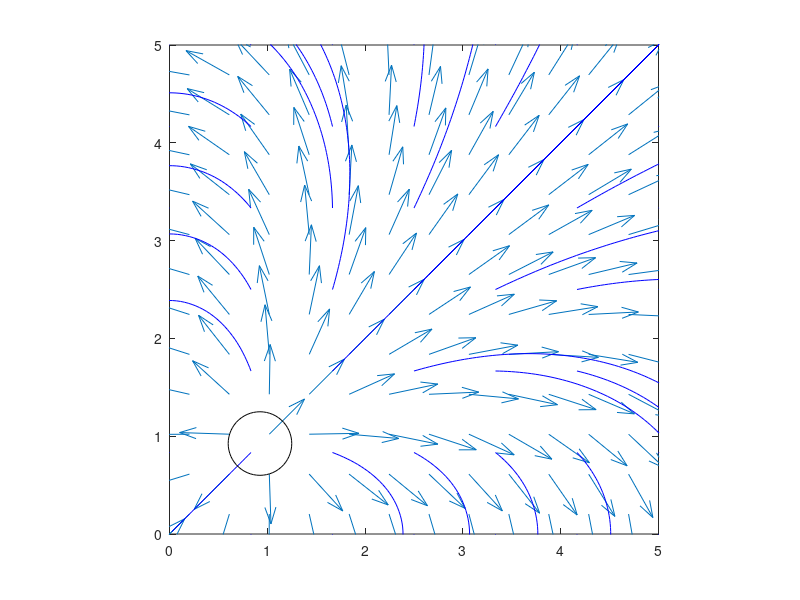

This chart was generated by the following MATLAB code:
%NIJASH SOORIYAKUMARAN, 400185321, ELECENG3KF4 LAB 1

clear;
close all;
clc;

%Declaring constants used 

e0 = 8.854e-12;
k = 1/(4*pi*e0);

%Constructing the mesh grid for Electric Field
%Number of points 
points = 50;
%Bounds for mesh
xMin =  -10;
xMax = 10;
yMin = -10;
yMax = 10;

meshX = linspace(xMin,xMax,points);
meshY = linspace(yMin,yMax,points); 

[xElec,yElec] = meshgrid(meshX,meshY);


%Constructing the mesh grid for Contour Lines

contourPoints = 25;

%Bounds for mesh
xCMin =  -10;
xCMax = 10;
yCMin = -10;
yCMax = 10;


meshCX = linspace(xCMin,xCMax,contourPoints);
meshCY = linspace(yCMin,yCMax,contourPoints); 

[xContour,yContour] = meshgrid(meshCX,meshCY);

%Value of the charges 
QPos = 0.5;
%For above, charges 1 and 3 are positive
QNeg = -0.5;


%Charge positioning

x1 = 1;
y1 = 1;

x2 = 1;
y2 = -1;

x3 = -1;
y3 =1;

x4 =-1;
y4 = -1;

%Calculating the electric field for the first

rX = xElec - x1;
rY = yElec - y1;
r = sqrt(rX.^2 + rY.^2).^3;
elecX = k.*QPos.*rX./r;
elecY = k.*QPos.*rY./r;

%Calculating the electric field for the second

rX = xElec - x2;
rY = yElec - y2;
r = sqrt(rX.^2 + rY.^2).^3;
%Summing the previous components of the electric fields together
elecX = elecX + k.*QNeg.*rX./r;
elecY = elecY + k.*QNeg.*rY./r;

%Calculating the electric field for the third

rX = xElec - x3;
rY = yElec - y3;
r = sqrt(rX.^2 + rY.^2).^3;
elecX = elecX + k.*QNeg.*rX./r;
elecY = elecY + k.*QNeg.*rY./r;

%Calculating electric field for the fourth

rX = xElec - x4;
rY = yElec - y4;
r = sqrt(rX.^2 + rY.^2).^3;
elecX = elecX + k.*QPos.*rX./r;
elecY = elecY + k.*QPos.*rY./r;
%Total Electric Summation
totalElec = sqrt(elecX.^2 + elecY.^2);

xNormal = elecX./totalElec;
yNormal=elecY./totalElec;

%Creating Electric Field plot 
figure();
electricField=quiver(xElec,yElec,xNormal,yNormal)
%Creating the contour lines
streamline(xElec,yElec,xNormal,yNormal,xContour,yContour)
%Plotting the charge
rectangle('Position',[0.6 0.6 .65 .65],'Curvature',1)
axis equal
%Making sure that the images of the charge are not shown in solution
xlim([0 5])
ylim([0 5])
